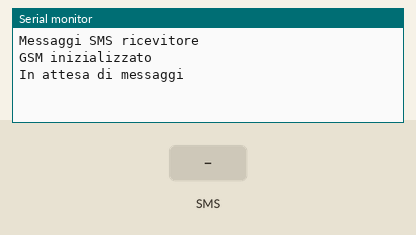
Recording of a sketch running on a simulated Arduino Uno, built with avr-gcc and run on an emulated ATmega328P. Shown: the last lines printed to the serial monitor. The inputs (shaded band) are chosen by the test bench.

Above: at 3.2 s.
3.3 s: text message "#" received
At 4.9 s:
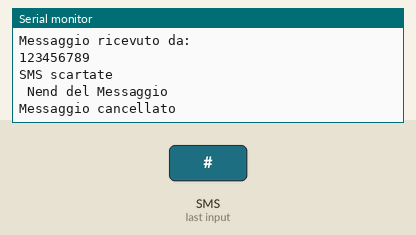
5.5 s: text message "1" received
At 7.1 s:
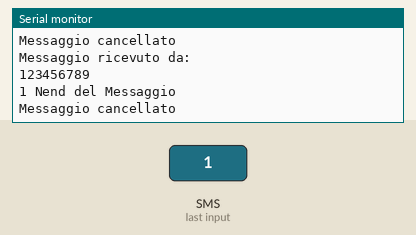

The sketch:

Test_sms_sim900.ino
```cpp
/*
 ricevitore SMS

 Questo disegno, per lo scudo Arduino GSM, attende un messaggio SMS
 e lo visualizza tramite la porta seriale.

 Circuito:
 * Scudo GSM collegata al e Arduino
 * SIM card in grado di ricevere messaggi SMS

 creato 25 Feb 2012
 da Javier Zorzano / TD

 Questo esempio è di dominio pubblico.

 http://www.arduino.cc/en/Tutorial/GSMExamplesReceiveSMS

*/

// Includere la libreria GSM
#include <GSM.h>

// PIN numero per la SIM
#define PinNumber ""

// Inizializza le istanze della biblioteca
GSM gsmAccess;
GSM_SMS sms;

// Array per contenere il numero di un SMS è retreived da
char senderNumber [20];

void setup () {
  // Inizializza la comunicazione seriale e aspettare che la porta per aprire:
  Serial.begin (9600);
  while (! Serial) {
    ; // Aspettare per la porta seriale per la connessione. Necessario per porta USB nativa solo
  }

  Serial.println ( "Messaggi SMS ricevitore");

  // Stato della connessione
  boolean NONCONNESSO = true;

  // Collegamento Inizio GSM
  while (NONCONNESSO) {
    if (gsmAccess.begin (PinNumber) == GSM_READY) {
      NONCONNESSO = false;
    } else  {
      Serial.println ( "Non connesso");
      delay (1000);
    }
  }

  Serial.println ( "GSM inizializzato");
  Serial.println ( "In attesa di messaggi");
}

void loop () {
  char c;

  // Se ci sono SMS disponibili ()
  if (sms.available ()) {
    Serial.println ( "Messaggio ricevuto da:");

    // Ottenere numero remoto
    sms.remoteNumber (senderNumber, 20);
    Serial.println (senderNumber);

    // Un esempio di smaltimento messaggio
    // Tutti i messaggi che iniziano con # deve essere eliminata
    if (sms.peek () == '#') {
      Serial.println ( "SMS scartate");
      sms.flush ();
    }

    // Leggi byte del messaggio e stamparli
    while (c = sms.read ()) {
      Serial.print (c);
    }

    Serial.println ( "\ Nend del Messaggio");

    // Elimina il messaggio dalla memoria del modem
    sms.flush ();
    Serial.println ( "Messaggio cancellato");
  }

  delay (1000);

}
```

Measured:
- after the input at 3.3 s, the serial monitor: prints a new line after 0.71 s (image 1)
- after the input at 5.5 s, the serial monitor: prints a new line after 0.58 s (image 2)
